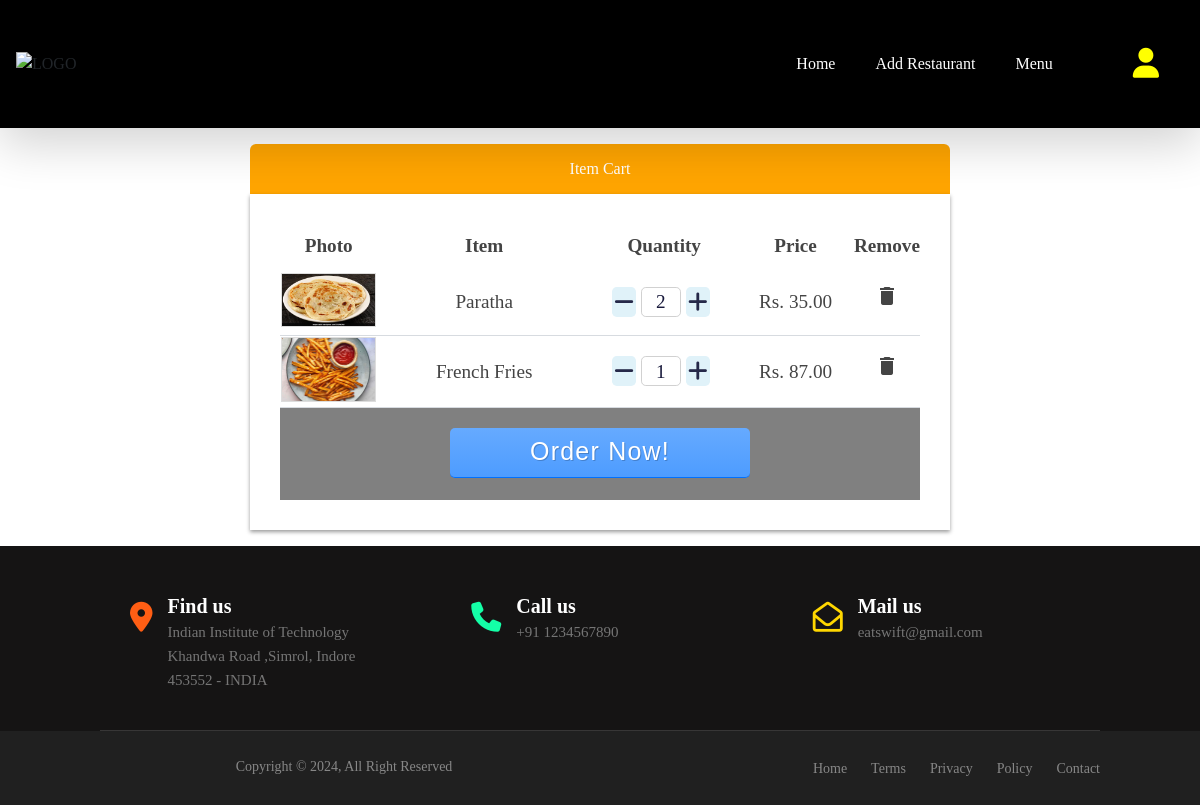
Screenshot of /cart_display (signed in) with the database file from the repository.
### restaurant/models.py (models this page shows, shortened)
class Cart(models.Model):
    user = models.ForeignKey(User, on_delete=models.CASCADE)
    item = models.ForeignKey(Item, on_delete=models.CASCADE)
    item_count = models.IntegerField(default=1)

class Item(models.Model):
    restaurant = models.ForeignKey(Restaurant, on_delete=models.CASCADE)
    item_name = models.CharField(max_length=255)
    item_description = models.CharField(max_length=1000)
    price = models.DecimalField(max_digits=10, decimal_places=2)
    image = models.ImageField(upload_to='item_images/',null=True)
    item_rating = models.DecimalField(max_digits=3,decimal_places=2,default=0.00)
    people_rated = models.PositiveIntegerField(default=0)

### restaurant/views.py (the view)
# urls.py: path('cart_display', views.cart_display, name='cart_display'),
def cart_display(request):
    user =  request.user
    cart_items = Cart.objects.filter(user = user)
    return render(request ,"cart.html",{"cart_items" : cart_items})

### templates/cart.html (shortened to what this page needs)
{% extends 'base.html' %}
{% block body %}
    <div id="w" class="my-3">
      <header id="title" style="background:orange">
        <h1>Item Cart</h1>
      </header>
      <div id="page" style="padding:30px;">
        {% if cart_items %}
        <table id="cart">
          <thead>
            <tr>
              <th class="first">Photo</th>
              <th class="second">Item</th>
              <th class="third">Quantity</th>
              <th class="fourth">Price</th>
              <th class="fifth">Remove</th>
            </tr>
          </thead>
          <tbody>
            {% for cart in cart_items %}
            <tr class="productitm">
              <td><img src="{{cart.item.image.url }}" class="thumb"></td>
              <td> {{cart.item.item_name}}</td>
              <td>
                <div class="amount-box">
                  <div class="minus-box">
                      <i class="fa-solid fa-minus"></i>
                  </div>
                  <input type="number" readonly value="{{cart.item_count}}" min="0" max="30" class="amount" id="amount">
                  <div class="plus-box">
                      <i class="fa-solid fa-plus"></i>
                  </div>
                </div>
              </td>
              <td>Rs. {{cart.item.price}}</td>
              <td><i class="material-icons"><a href="/remove_from_cart/{{cart.id}}">delete</a></i></td>
            </tr>
           {% endfor%}
           <td colspan="5" class="checkout" style="background:grey "> <a href="/order_details" ><button id="submitbtn">Order Now!</button></a></td>
          </tbody>
        </table>
        {% else%}
        <h1 style="font-size:30px;color:black;margin:100px 0 100Px 0">Your Cart is Empty !</h1>
        {% endif %}
      </div>
    </div>
 {% endblock %}

### rows the page displays
Cart: item.image (picture), item.item_name "Paratha", item_count "2", item.price "35.00"
Cart: item.image (picture), item.item_name "French Fries", item_count "1", item.price "87.00"
